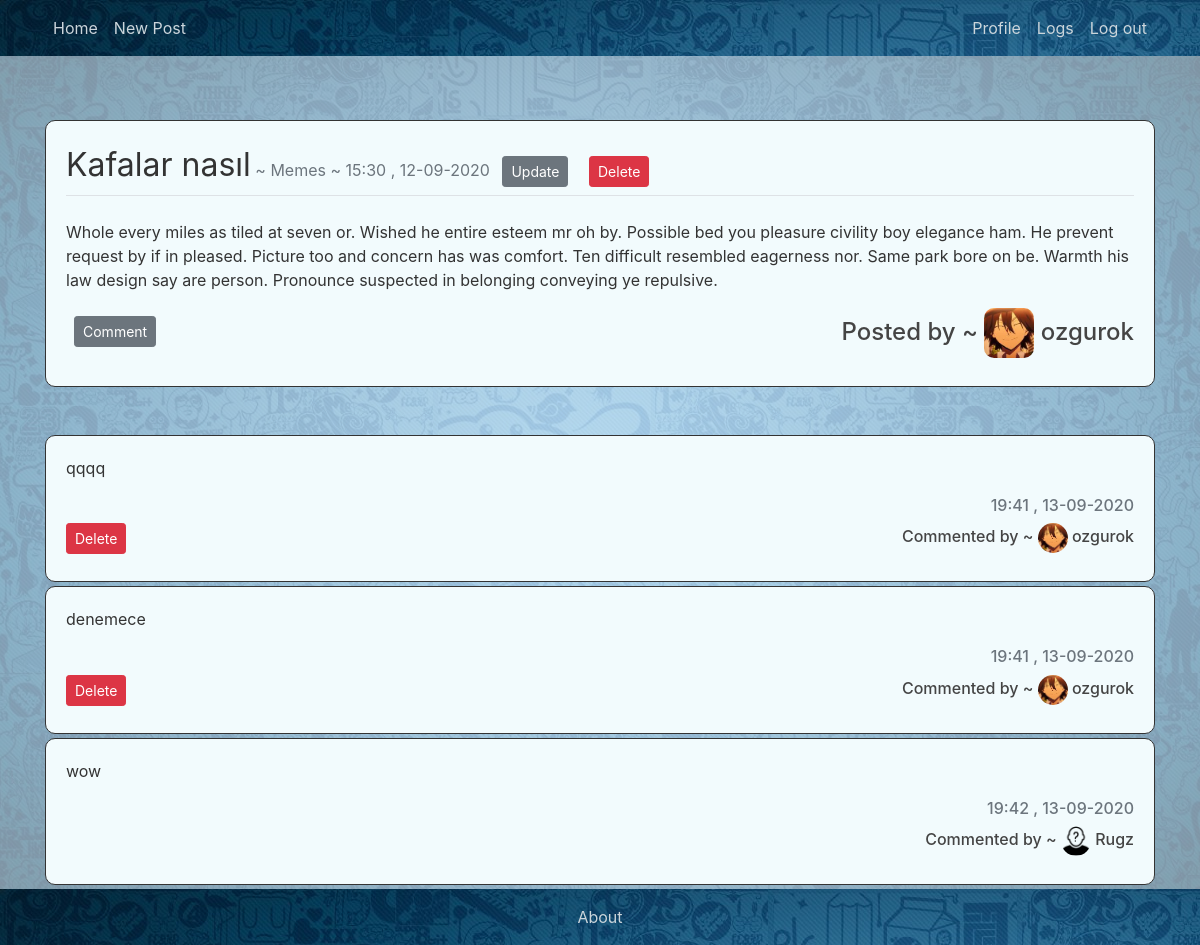
/post/3 (signed in), run on the app's committed database.
### flaskblog/models.py (models this page shows, shortened)
@dataclass
class Post(db.Model):
    id:int
    title:str
    category:str
    author_username:str
    content:str
    def get_time():
        return (datetime.utcnow() + timedelta(hours=3))
    id = db.Column(db.Integer, primary_key=True)
    title = db.Column(db.String(100), nullable=False)
    category = db.Column(db.String, nullable=False)
    date_posted = db.Column(db.DateTime, nullable=False, default=get_time)
    content = db.Column(db.Text, nullable=False)
    user_id = db.Column(db.Integer, db.ForeignKey('user.id'), nullable=False)
    author_username = db.Column(db.Text, nullable=False)
    comments = db.relationship('Comment', backref='commented_post', lazy='dynamic')

@dataclass
class User(db.Model, UserMixin):
    id:int
    username:str
    facebook:str
    twitter:str
    id = db.Column(db.Integer, primary_key=True)
    username = db.Column(db.String(20), unique=True, nullable=False)
    password = db.Column(db.String(60), nullable=False)
    image_file = db.Column(db.String(20), nullable=False, default='default.jpg')
    facebook = db.Column(db.String(30), nullable=False, default='You haven\'t set your facebook adress ')
    twitter = db.Column(db.String(30), nullable=False, default='You haven\'t set your twitter adress ')
    posts = db.relationship('Post', backref='author', lazy='dynamic')
    comments = db.relationship('Comment', backref='commenter', lazy='dynamic')

@dataclass
class Comment(db.Model):
    def get_time():
        return (datetime.utcnow() + timedelta(hours=3))
    id = db.Column(db.Integer, primary_key=True)
    date_posted = db.Column(db.DateTime, nullable=False, default=get_time)
    content = db.Column(db.Text, nullable=False)
    post_id = db.Column(db.Integer, db.ForeignKey('post.id'), nullable=False)
    user_id = db.Column(db.Integer, db.ForeignKey('user.id'), nullable=False)

### flaskblog/routes.py (the view)
@app.route("/post/<int:post_id>", methods=['GET','POST'])
def post(post_id):
    post = Post.query.get_or_404(post_id)
    return render_template('post.html', title=post.title, post=post)

### flaskblog/models.py (called while the page is built)
@login_manager.user_loader
def load_user(user_id):
    return User.query.get(int(user_id))

### flaskblog/templates/post.html (shortened to what this page needs)
{% extends "layout.html" %}
{% block content %}
    <div class='boxy mb-5 mt-5'>
        <div class='border-bottom mb-4'>
            <a style="font-size: xx-large">{{post.title}}</a>
            <p class='text-muted' style="display: inline;">  ~  {{post.category}}</p>
            <p class="text-muted" style="display: inline;">  ~  {{post.date_posted.strftime("%H:%M , %d-%m-%Y")}}</p>
            {% if post.author == current_user %}
                <div style="display: inline">
                    <a class='btn btn-secondary btn-sm m-2' href="{{ url_for('update_post',post_id=post.id) }}">Update</a>
                    <button type="button" class="btn btn-danger btn-sm m-2" data-toggle="modal" data-target="#deleteModal">Delete</button>
                </div>
            {% endif %}
        </div>
        {% for para in post.content.split('\n') %}
            <p>{{ para }}</p>
        {% endfor %}
        <div style="overflow: hidden;">
          <a class='btn btn-secondary btn-sm m-2' style="float: left" href="{{ url_for('comment_post',post_id=post.id) }}">Comment</a>
          <h4 style="float: right">Posted by ~ <img src="{{ url_for('static',filename='profile_pics/' + post.author.image_file) }}" style="width: 50px; border-radius: 10px"> {{post.author.username}}</h4>
        </div>
    </div>
    {% for comment in post.comments %}
      <div class='boxy mb-1 mt-1'>
        <p>{{comment.content}}</p>
        <h6 class='text-muted' align='right'>{{comment.date_posted.strftime("%H:%M , %d-%m-%Y")}}</h6>
        <div style="overflow: hidden;">
          {% if comment.commenter == current_user %}
            <button type="button" class="btn btn-danger btn-sm" style="float: left" data-toggle="modal" data-target="#deleteCommentModal">Delete</button>
          {% endif %}
          <h6 style="float: right;">Commented by ~ <img src="{{ url_for('static',filename='profile_pics/' + comment.commenter.image_file) }}" style="width: 30px; border-radius: 20px"> {{comment.commenter.username}}</h6>
        </div>
      </div>
    {% endfor %}
{% endblock content %}

### flaskblog/static/main.css (style rules this page uses)
body { color: #333333; min-height: 100vh; display: flex; flex-direction: column; margin: 0; }
h1, h2, h3, h4, h5, h6 { color: #444444; }
.boxy { border-radius: 10px; border-style:solid; background-color:rgb(242, 251, 253); border-width: 1px; padding: 20px; margin-bottom: 30px; }

### data on the page
Post: title "Kafalar nasıl", category "Memes", date_posted "15:30 , 12-09-2020", content "Whole every miles as tiled at seven or. Wished he entire esteem mr oh by. Possible bed you pleasure civility boy elegance ham. He prevent request by if in pleased. Picture too and concern has was comfort. Ten difficult resembled eagerness nor. Same park bore on be. Warmth his law design say are person. Pronounce suspected in belonging conveying ye repulsive."
User: image_file (picture), author.username "ozgurok"
Comment: content "qqqq", date_posted "19:41 , 13-09-2020", shows "Delete", image_file (picture), commenter.username "ozgurok"
Comment: content "denemece", date_posted "19:41 , 13-09-2020", shows "Delete", image_file (picture), commenter.username "ozgurok"
Comment: content "wow", date_posted "19:42 , 13-09-2020", image_file (placeholder picture), commenter.username "Rugz"
